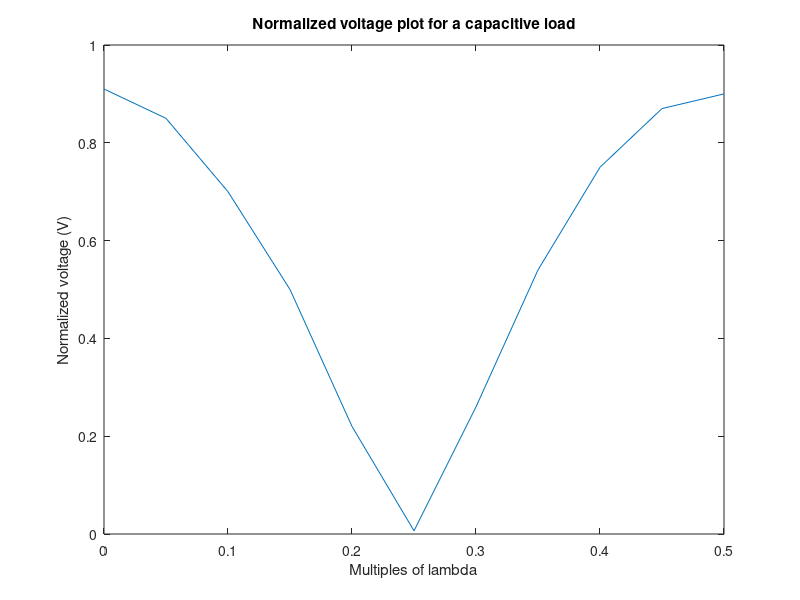

This figure's MATLAB source:
%EECS 230 Lab 1
%Analysis 2.3 Plots
close
clear

lambda = [0 0.05 0.1 0.15 0.2 0.25 0.3 0.35 0.4 0.45 0.5];
short = [0.0065 0.26 0.58 0.81 0.94 0.97 0.90 0.74 0.54 0.25 0.0065];
open = [0.89 0.84 0.71 0.52 0.24 0.01 0.21 0.50 0.72 0.85 0.89];
matched = [0.46 0.46 0.46 0.46 0.46 0.47 0.47 0.46 0.46 0.45 0.45];
resistor = [0.61 0.74 0.78 0.76 0.66 0.51 0.33 0.14 0.19 0.41 0.61];
capacitor = [0.91 0.85 0.70 0.50 0.22 0.0065 0.26 0.54 0.75 0.87 0.90];

plot(lambda, short)
title('Normalized voltage plot for a shorted load')
xlabel('Multiples of lambda')
ylabel('Normalized voltage (V)')
pause
plot(lambda, open)
title('Normalized voltage plot for an open load')
xlabel('Multiples of lambda')
ylabel('Normalized voltage (V)')
pause
plot(lambda, matched)
title('Normalized voltage plot for a matched load')
xlabel('Multiples of lambda')
ylabel('Normalized voltage (V)')
pause
plot(lambda, resistor)
title('Normalized voltage plot for a resistive load')
xlabel('Multiples of lambda')
ylabel('Normalized voltage (V)')
pause
plot(lambda, capacitor)
title('Normalized voltage plot for a capacitive load')
xlabel('Multiples of lambda')
ylabel('Normalized voltage (V)')
pause
close